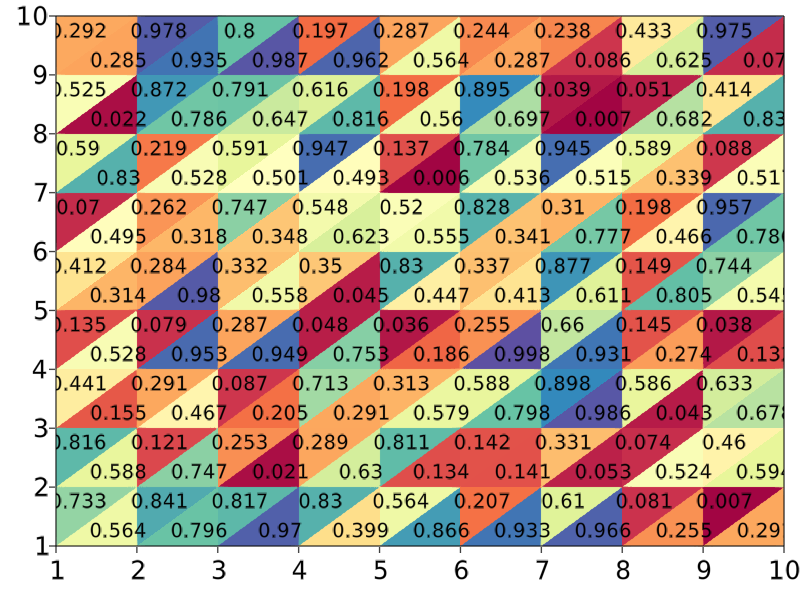

This figure's Julia source:
using GLMakie

# Créer une figure et des axes
fig = GLMakie.Figure()
fig = GLMakie.Figure(size=(2400, 1600), fontsize=26)
ax2 = GLMakie.Axis(fig[1, 1])

# Définir les limites des axes
GLMakie.xlims!(ax2, 1, 10)  # Limites de l'axe x de 1 à 10
GLMakie.ylims!(ax2, 1, 10)  # Limites de l'axe y de 1 à 10

# Définir les données
x = 1:10
y = 1:10
z1 = rand(10, 10)  # Données pour les triangles inférieurs
z2 = rand(10, 10)  # Données pour les triangles supérieurs

# Normaliser les données
z1_normalized = (z1 .- minimum(z1)) ./ (maximum(z1) - minimum(z1))
z2_normalized = (z2 .- minimum(z2)) ./ (maximum(z2) - minimum(z2))

function color_map(z,cmap)
    return   cmap[Int(round(z, digits=3)*1000)+1]
end

cmap = get(colorschemes[:Spectral_11], range(0, 1, 1001))
# Tracer les triangles inférieurs
for i in 1:length(x)-1
    for j in 1:length(y)-1
        # Coordonnées des sommets des triangles inférieurs
        xs = [x[i], x[i+1], x[i+1], x[i]]
        ys = [y[j], y[j], y[j+1], y[j+1]]
        zs = [z1[i,j], z1[i+1,j], z1[i+1,j+1], z1[i,j+1]]  # Utiliser les valeurs de z1 pour les sommets

        # Appliquer la couleur basée sur les valeurs de z1
        color_vals = color_map(z1[i,j],cmap)
        GLMakie.mesh!(ax2, xs, ys, zs, color=color_vals, shading=false)
    end
end

cmap = get(colorschemes[:Spectral_11], range(0, 1, 1001))
# Tracer les triangles supérieurs
for i in 1:length(x)-1
    for j in 1:length(y)-1
        # Coordonnées des sommets des triangles supérieurs
        xs = [x[i+1], x[i], x[i], x[i+1]]
        ys = [y[j+1], y[j+1], y[j], y[j]]
        zs = [z2[i+1,j+1], z2[i,j+1], z2[i,j], z2[i+1,j]]  # Utiliser les valeurs de z2 pour les sommets

        # Appliquer la couleur basée sur les valeurs de z2
        color_vals = color_map(z2[i,j], cmap)
        GLMakie.mesh!(ax2, xs, ys, zs, color=color_vals, shading=false)
    end
end

for i in 1:length(x)-1
    for j in 1:length(y)-1
        GLMakie.text!(ax2, string(round(z1[i, j], digits=3)),
        position = (x[i]+0.75, y[j]+0.25),
        align = (:center, :center),
        color = :black,
        fontsize = 14, 
        overdraw= true)

        GLMakie.text!(ax2, string(round(z2[i, j], digits=3)),
        position = (x[i]+0.25, y[j]+0.75),
        align = (:center, :center),
        color = :black,
        fontsize = 14, 
        overdraw= true)
    end
end
# Afficher le graphique
display(fig)
#save("split_heatmap.png", fig)
